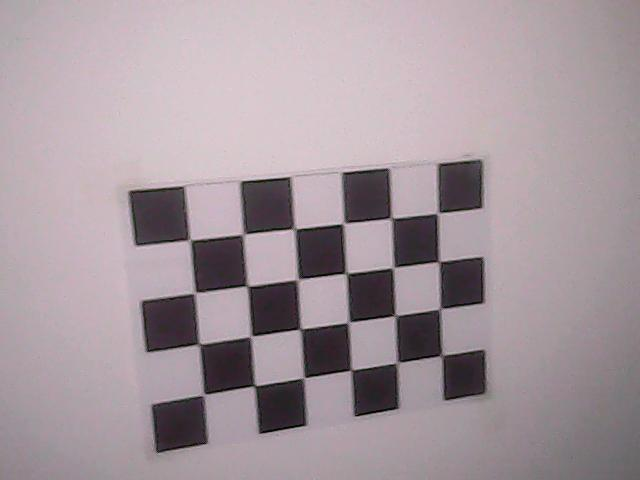
//> input picture calibimgs/l/img01_l.jpg, 640 x 480 px
$ ./g2o ../../../calibimgs/l/img01_l.jpg ../../../calibimgs/l/img02_l.jpg   (built with g++ and OpenCV 4, older OpenCV classes emulated)
//> lines starting //> are read from the running program, lines starting //| are printed output that depends on the picture
#include <iostream>
#include "opencv2/opencv.hpp"


#include "g2o/core/sparse_optimizer.h"
#include "g2o/core/block_solver.h"
#include "g2o/core/robust_kernel.h"
#include "g2o/core/robust_kernel_impl.h"
#include "g2o/core/optimization_algorithm_levenberg.h"
#include "g2o/solvers/cholmod/linear_solver_cholmod.h"
#include "g2o/types/slam3d/se3quat.h"
#include "g2o/types/sba/types_six_dof_expmap.h"


using namespace std;

// 寻找两个图像中的对应点，像素坐标系
// 输入：img1, img2 两张图像
// 输出：points1, points2, 两组对应的2D点
int findCorrespondingPoints(const cv::Mat& img1, const cv::Mat& img2, vector<cv::Point2f>& points1, vector<cv::Point2f>& points2);

// 相机内参
double cx = 325.5;
double cy = 253.5;
double fx = 518.0;
double fy = 519.0;

int main(int argc, char **argv)
{
	// 调用格式：命令 [第一个图] [第二个图]
	if (argc != 3)
	{
		cout << "Usage: ba_example img1, img2" << endl;
		exit(1);
	}

	// 读取图像
	cv::Mat img1 = cv::imread(argv[1]);
//> img1 is the input picture: 480 rows x 640 cols, CV_8UC3; mean B, G, R 157.4, 151.4, 164.7
	cv::Mat img2 = cv::imread(argv[2]);
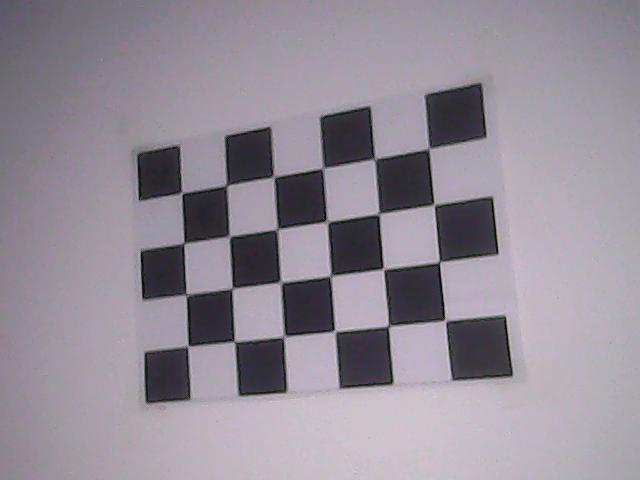
//> input picture calibimgs/l/img02_l.jpg, 640 x 480 px
//> img2 is the input picture: 480 rows x 640 cols, CV_8UC3; mean B, G, R 151, 140.5, 147.9

	// 找到对应点
	vector<cv::Point2f> pts1, pts2;
	if (findCorrespondingPoints(img1, img2, pts1, pts2) == false)
	{
		cout << "匹配点不够！" << endl;
		return (0);
	}
	cout << "找到了" << pts1.size() << "组对应特征点。" << endl;
	// 构造g2o中的图
	// 先构造求解器
	g2o::SparseOptimizer optimizer;
	// 使用Cholmod中的线性方程求解器
	g2o::BlockSolver_6_3::LinearSolverType *linearSolver = new g2o::LinearSolverCholmod<g2o::BlockSolver_6_3::PoseMatrixType>();
	// 6*3 的参数
	g2o::BlockSolver_6_3 *block_solver = new g2o::BlockSolver_6_3(linearSolver);
	// L-M 下降
	g2o::OptimizationAlgorithmLevenberg *algorithm = new g2o::OptimizationAlgorithmLevenberg(block_solver);

	optimizer.setAlgorithm(algorithm);
	optimizer.setVerbose(false);

	// 添加节点
	// 两个位姿节点
	for (int i = 0; i < 2; i++)
	{
		g2o::VertexSE3Expmap *v = new g2o::VertexSE3Expmap();
		v->setId(i);
		if (i == 0)
			v->setFixed(true); // 第一个点固定为零
							   // 预设值为单位Pose，因为我们不知道任何信息
		v->setEstimate(g2o::SE3Quat());
		optimizer.addVertex(v);
	}
	// 很多个特征点的节点
	// 以第一帧为准
	for (size_t i = 0; i < pts1.size(); i++)
	{
		g2o::VertexSBAPointXYZ *v = new g2o::VertexSBAPointXYZ();
		v->setId(2 + i);
		// 由于深度不知道，只能把深度设置为1了
		double z = 1;
		double x = (pts1[i].x - cx) * z / fx;
		double y = (pts1[i].y - cy) * z / fy;
		v->setMarginalized(true);
		v->setEstimate(Eigen::Vector3d(x, y, z));
		optimizer.addVertex(v);
	}

	// 准备相机参数
	g2o::CameraParameters *camera = new g2o::CameraParameters(fx, Eigen::Vector2d(cx, cy), 0);
	camera->setId(0);
	optimizer.addParameter(camera);

	// 准备边
	// 第一帧
	vector<g2o::EdgeProjectXYZ2UV *> edges;
	for (size_t i = 0; i < pts1.size(); i++)
	{
		g2o::EdgeProjectXYZ2UV *edge = new g2o::EdgeProjectXYZ2UV();
		edge->setVertex(0, dynamic_cast<g2o::VertexSBAPointXYZ *>(optimizer.vertex(i + 2)));
		edge->setVertex(1, dynamic_cast<g2o::VertexSE3Expmap *>(optimizer.vertex(0)));
		edge->setMeasurement(Eigen::Vector2d(pts1[i].x, pts1[i].y));
		edge->setInformation(Eigen::Matrix2d::Identity());
		edge->setParameterId(0, 0);
		// 核函数
		edge->setRobustKernel(new g2o::RobustKernelHuber());
		optimizer.addEdge(edge);
		edges.push_back(edge);
	}
	// 第二帧
	for (size_t i = 0; i < pts2.size(); i++)
	{
		g2o::EdgeProjectXYZ2UV *edge = new g2o::EdgeProjectXYZ2UV();
		edge->setVertex(0, dynamic_cast<g2o::VertexSBAPointXYZ *>(optimizer.vertex(i + 2)));
		edge->setVertex(1, dynamic_cast<g2o::VertexSE3Expmap *>(optimizer.vertex(1)));
		edge->setMeasurement(Eigen::Vector2d(pts2[i].x, pts2[i].y));
		edge->setInformation(Eigen::Matrix2d::Identity());
		edge->setParameterId(0, 0);
		// 核函数
		edge->setRobustKernel(new g2o::RobustKernelHuber());
		optimizer.addEdge(edge);
		edges.push_back(edge);
	}

	cout << "开始优化" << endl;
	optimizer.setVerbose(true);
	optimizer.initializeOptimization();
	optimizer.optimize(10);
	cout << "优化完毕" << endl;

	//我们比较关心两帧之间的变换矩阵
	g2o::VertexSE3Expmap *v = dynamic_cast<g2o::VertexSE3Expmap *>(optimizer.vertex(1));
	Eigen::Isometry3d pose = v->estimate();
	cout << "Pose=" << endl << pose.matrix() << endl;

	// 以及所有特征点的位置
	for (size_t i = 0; i < pts1.size(); i++)
	{
		g2o::VertexSBAPointXYZ *v = dynamic_cast<g2o::VertexSBAPointXYZ *>(optimizer.vertex(i + 2));
		cout << "vertex id " << i + 2 << ", pos = ";
		Eigen::Vector3d pos = v->estimate();
		cout << pos(0) << "," << pos(1) << "," << pos(2) << endl;
	}

	// 估计inlier的个数
	int inliers = 0;
	for (auto e : edges)
	{
		e->computeError();
		// chi2 就是 error*\Omega*error, 如果这个数很大，说明此边的值与其他边很不相符
		if (e->chi2() > 1)
		{
			cout << "error = " << e->chi2() << endl;
		}
		else
		{
			inliers++;
		}
	}

	cout << "inliers in total points: " << inliers << "/" << pts1.size() + pts2.size() << endl;
	optimizer.save("ba.g2o");
	return (0);
}


int findCorrespondingPoints(const cv::Mat& img1, const cv::Mat& img2, vector<cv::Point2f>& points1, vector<cv::Point2f>& points2)
{
	cv::ORB orb;
	vector<cv::KeyPoint> kp1, kp2;
	cv::Mat desp1, desp2;
	orb(img1, cv::Mat(), kp1, desp1);
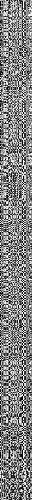
//> desp1: 500 rows x 32 cols, CV_8UC1; min 0, max 255, mean 129.6
//> kp1 = 500 keypoints; strongest (x, y, size): (251, 288, 64.3), (334, 227, 92.6), (251, 290, 92.6), (301, 233, 111.1)
	orb(img2, cv::Mat(), kp2, desp2);
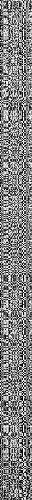
//> desp2: 500 rows x 32 cols, CV_8UC1; min 0, max 255, mean 128.8
//> kp2 = 500 keypoints; strongest (x, y, size): (386, 330, 64.3), (436, 265, 44.6), (438, 264, 31), (392, 328, 64.3)
	cout << "分别找到了" << kp1.size() << "和" << kp2.size() << "个特征点" << endl;
//| 分别找到了500和500个特征点

	cv::Ptr<cv::DescriptorMatcher> matcher = cv::DescriptorMatcher::create("BruteForce-Hamming");

	double knn_match_ratio = 0.8;
	vector<vector<cv::DMatch> > matches_knn;
	matcher->knnMatch(desp1, desp2, matches_knn, 2);
//> matches_knn = 500 matches
	vector<cv::DMatch> matches;
	for (size_t i = 0; i < matches_knn.size(); i++)
	{
		if (matches_knn[i][0].distance < knn_match_ratio * matches_knn[i][1].distance)
			matches.push_back(matches_knn[i][0]);
	}
//> after the loop, matches = 97 matches

	if (matches.size() <= 20) //匹配点太少
		return (false);

	for (auto m : matches)
	{
		points1.push_back(kp1[m.queryIdx].pt);
		points2.push_back(kp2[m.trainIdx].pt);
	}
//> this loop made 97 passes
//> after the loop, points1 = 97 Points (x, y), first 12: [351, 323], [197, 290], [300, 278], [440, 260], [297, 231], [307, 376], [354, 369], [246, 236], [293, 232], [345, 225], [446, 399], [441, 164]; points2 = 97 Points (x, y), first 12: [235.2, 338.4], [380.2, 266.4], [273.6, 231.6], [437.5, 199.1], [438, 264], [319.2, 170.4], [387.4, 266.4], [326, 224], [287, 338], [233, 343], [268, 128], [390.2, 381.6]
//> in main, `if (findCorrespondingPoints(img1, img2, pts1, pts2) == false) { cout <..`: pts1 has the same summary as points1 in findCorrespondingPoints; pts2 has the same summary as points2 in findCorrespondingPoints
//| 找到了97组对应特征点。
//> (the run ends here: the program needs code that is not available in this run, at `g2o::SparseOptimizer optimizer;`)
